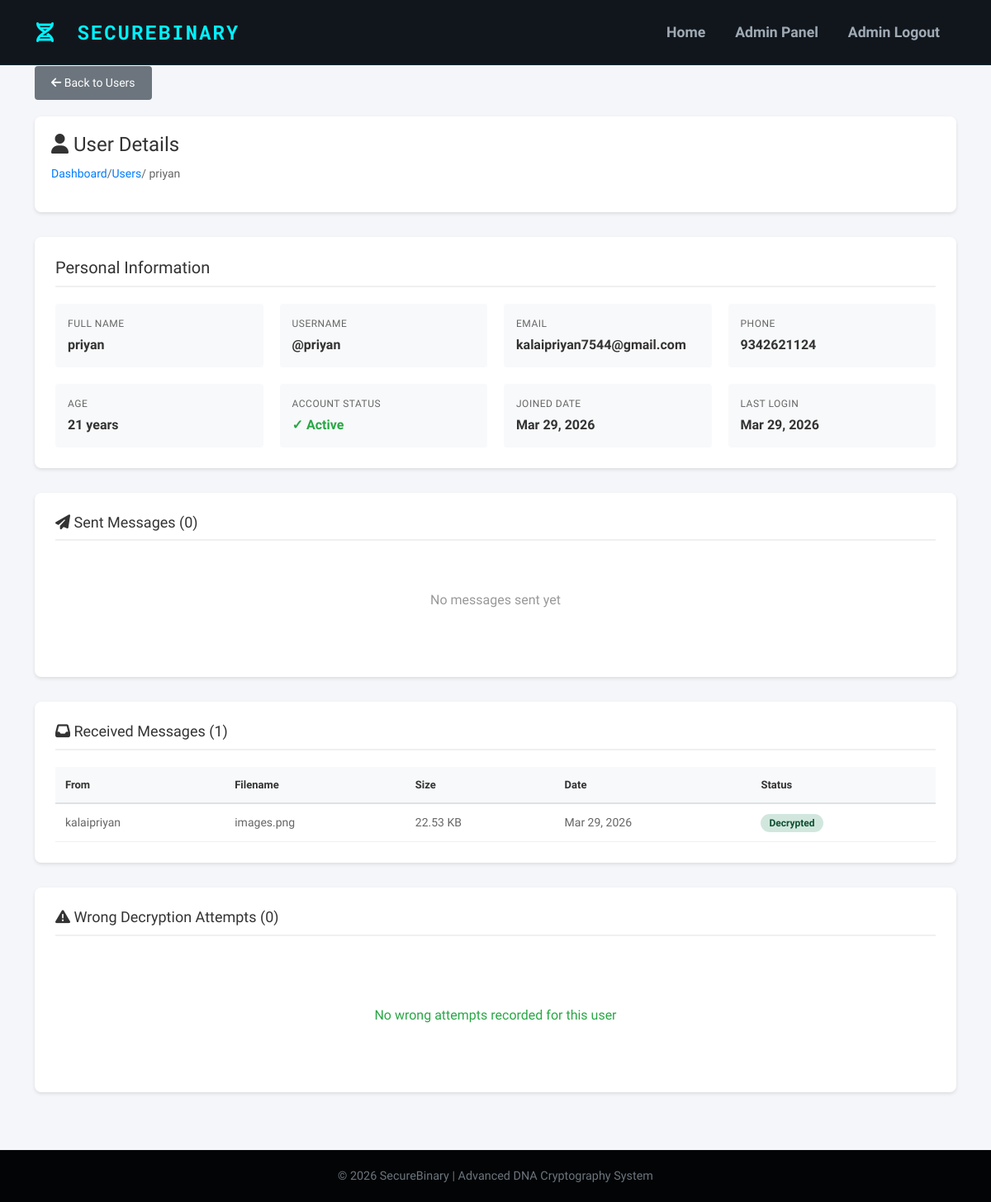
The app's page /admin/user/5 (signed in) with its own data.
### tables this page shows
CREATE TABLE users (
            id INTEGER PRIMARY KEY AUTOINCREMENT,
            full_name TEXT NOT NULL,
            age INTEGER NOT NULL,
            email TEXT UNIQUE NOT NULL,
            phone TEXT NOT NULL,
            username TEXT UNIQUE NOT NULL,
            password TEXT NOT NULL,
            is_active INTEGER DEFAULT 1,
            created_at TEXT NOT NULL,
            last_login TEXT NULL
        );

CREATE TABLE messages (
            id INTEGER PRIMARY KEY AUTOINCREMENT,
            sender_id INTEGER NOT NULL,
            receiver_id INTEGER NOT NULL,
            dna_sequence TEXT NOT NULL,
            original_filename TEXT NOT NULL,
            file_size INTEGER NOT NULL,
            timestamp TEXT NOT NULL,
            is_decrypted INTEGER DEFAULT 0,
            decrypted_at TEXT NULL,
            FOREIGN KEY (sender_id) REFERENCES users(id) ON DELETE CASCADE,
            FOREIGN KEY (receiver_id) REFERENCES users(id) ON DELETE CASCADE
        );

### app.py (the view)
@app.route('/admin/user/<int:user_id>')
def admin_user_detail(user_id):
    if 'admin_id' not in session:
        return redirect(url_for('admin_login'))
    user = get_user_by_id(user_id)
    if not user:
        flash('User not found!', 'error')
        return redirect(url_for('admin_users'))
    sent_messages = execute_query("""
        SELECT m.*, u.username as receiver_username, u.full_name as receiver_name
        FROM messages m
        JOIN users u ON m.receiver_id = u.id
        WHERE m.sender_id = ?
        ORDER BY m.timestamp DESC
    """, (user_id,), fetch=True) or []
    received_messages = execute_query("""
        SELECT m.*, u.username as sender_username, u.full_name as sender_name
        FROM messages m
        JOIN users u ON m.sender_id = u.id
        WHERE m.receiver_id = ?
        ORDER BY m.timestamp DESC
    """, (user_id,), fetch=True) or []
    wrong_attempts = execute_query("""
        SELECT wa.*, m.original_filename, s.username as sender_username
        FROM wrong_attempts wa
        JOIN messages m ON wa.message_id = m.id
        JOIN users s ON m.sender_id = s.id
        WHERE wa.user_id = ?
        ORDER BY wa.attempt_time DESC
    """, (user_id,), fetch=True) or []
    return render_template('admin_user_detail.html',
                           user=user,
                           sent_messages=sent_messages,
                           received_messages=received_messages,
                           wrong_attempts=wrong_attempts)

### app.py (called while the page is built)
@app.template_filter('strftime')
def _jinja2_filter_strftime(value, fmt='%b %d, %Y %I:%M %p'):
    if value is None:
        return ''
    if isinstance(value, str):
        value = value.replace('T', ' ')
        try:
            value = datetime.strptime(value, '%Y-%m-%d %H:%M:%S.%f')
        except ValueError:
            try:
                value = datetime.strptime(value, '%Y-%m-%d %H:%M:%S')
            except ValueError:
                return value  # Return as-is if unparseable
    return value.strftime(fmt)

def get_db_connection():
    try:
        conn = sqlite3.connect(app.config['DATABASE_PATH'])
        conn.row_factory = sqlite3.Row
        conn.execute("PRAGMA foreign_keys = ON")
        return conn
    except sqlite3.Error as e:
        print(f"Database error: {e}")
        return None

def execute_query(query, params=None, fetch=False, fetch_one=False):
    query = query.replace('%s', '?')
    conn = get_db_connection()
    if not conn:
        return None
    try:
        cursor = conn.cursor()
        cursor.execute(query, params or ())
        if fetch_one:
            row = cursor.fetchone()
            result = dict(row) if row else None
        elif fetch:
            rows = cursor.fetchall()
            result = [dict(r) for r in rows]
        else:
            conn.commit()
            result = cursor.lastrowid
        conn.close()
        return result
    except sqlite3.Error as e:
        print(f"Query error: {e}")
        if conn:
            conn.close()
        return None

def get_user_by_id(user_id):
    return execute_query("SELECT * FROM users WHERE id = ?", (user_id,), fetch_one=True)

### templates/admin_user_detail.html (shortened to what this page needs)
{% extends "base.html" %}
{% block content %}
<section class="user-detail-section">
    <div class="container">
        <a href="{{ url_for('admin_users') }}" class="btn-back">
            <i class="fa-solid fa-arrow-left"></i> Back to Users
        </a>
        <div class="page-header">
            <h1><i class="fa-solid fa-user"></i> User Details</h1>
            <div class="breadcrumb">
                <a href="{{ url_for('admin_dashboard') }}">Dashboard</a> /
                <a href="{{ url_for('admin_users') }}">Users</a> /
                {{ user.username }}
            </div>
        </div>
        <div class="user-info-card">
            <h2>Personal Information</h2>
            <div class="info-grid">
                <div class="info-item">
                    <div class="info-label">Full Name</div>
                    <div class="info-value">{{ user.full_name }}</div>
                </div>
                <div class="info-item">
                    <div class="info-label">Username</div>
                    <div class="info-value">@{{ user.username }}</div>
                </div>
                <div class="info-item">
                    <div class="info-label">Email</div>
                    <div class="info-value">{{ user.email }}</div>
                </div>
                <div class="info-item">
                    <div class="info-label">Phone</div>
                    <div class="info-value">{{ user.phone }}</div>
                </div>
                <div class="info-item">
                    <div class="info-label">Age</div>
                    <div class="info-value">{{ user.age }} years</div>
                </div>
                <div class="info-item">
                    <div class="info-label">Account Status</div>
                    <div class="info-value">
                        {% if user.is_active %}
                            <span style="color: #28a745;">✓ Active</span>
                        {% else %}
                            <span style="color: #dc3545;">✗ Inactive</span>
                        {% endif %}
                    </div>
                </div>
                <div class="info-item">
                    <div class="info-label">Joined Date</div>
                    <div class="info-value">{{ user.created_at | strftime('%b %d, %Y') }}</div>
                </div>
                <div class="info-item">
                    <div class="info-label">Last Login</div>
                    <div class="info-value">
                        {% if user.last_login %}
                            {{ user.last_login | strftime('%b %d, %Y') }}
                        {% else %}
                            Never
                        {% endif %}
                    </div>
                </div>
            </div>
        </div>
        <div class="section-card">
            <h3><i class="fa-solid fa-paper-plane"></i> Sent Messages ({{ sent_messages|length }})</h3>
            {% if sent_messages %}
            <table class="simple-table">
                <thead>
                    <tr>
                        <th>To</th>
                        <th>Filename</th>
                        <th>Size</th>
                        <th>Date</th>
                        <th>Status</th>
                    </tr>
                </thead>
                <tbody>
                    {% for msg in sent_messages %}
                    <tr>
                        <td>{{ msg.receiver_name }}</td>
                        <td>{{ msg.original_filename }}</td>
                        <td>{{ (msg.file_size / 1024)|round(2) }} KB</td>
                        <td>{{ msg.timestamp | strftime('%b %d, %Y') }}</td>
                        <td>
                            <span class="status-badge {% if msg.is_decrypted %}badge-decrypted{% else %}badge-encrypted{% endif %}">
                                {% if msg.is_decrypted %}Decrypted{% else %}Pending{% endif %}
                            </span>
                        </td>
                    </tr>
                    {% endfor %}
                </tbody>
            </table>
            {% else %}
            <div class="empty-state">
                <p>No messages sent yet</p>
            </div>
            {% endif %}
        </div>
        <div class="section-card">
            <h3><i class="fa-solid fa-inbox"></i> Received Messages ({{ received_messages|length }})</h3>
            {% if received_messages %}
            <table class="simple-table">
                <thead>
                    <tr>
                        <th>From</th>
                        <th>Filename</th>
                        <th>Size</th>
                        <th>Date</th>
                        <th>Status</th>
                    </tr>
                </thead>
                <tbody>
                    {% for msg in received_messages %}
                    <tr>
                        <td>{{ msg.sender_name }}</td>
                        <td>{{ msg.original_filename }}</td>
                        <td>{{ (msg.file_size / 1024)|round(2) }} KB</td>
                        <td>{{ msg.timestamp | strftime('%b %d, %Y') }}</td>
                        <td>
                            <span class="status-badge {% if msg.is_decrypted %}badge-decrypted{% else %}badge-encrypted{% endif %}">
                                {% if msg.is_decrypted %}Decrypted{% else %}Encrypted{% endif %}
                            </span>
                        </td>
                    </tr>
                    {% endfor %}
                </tbody>
            </table>
            {% else %}
            <div class="empty-state">
                <p>No messages received yet</p>
            </div>
            {% endif %}
        </div>
        <div class="section-card">
            <h3><i class="fa-solid fa-exclamation-triangle"></i> Wrong Decryption Attempts ({{ wrong_attempts|length if wrong_attempts else 0 }})</h3>
            {% if wrong_attempts %}
            <table class="simple-table">
                <thead>
                    <tr>
                        <th>Message From</th>
                        <th>Filename</th>
                        <th>Attempted Key</th>
                        <th>IP Address</th>
                        <th>Date</th>
                    </tr>
                </thead>
                <tbody>
                    {% for attempt in wrong_attempts %}
                    <tr>
                        <td>{{ attempt.sender_username }}</td>
                        <td>{{ attempt.original_filename }}</td>
                        <td><code>{{ attempt.attempted_key }}</code></td>
                        <td><code>{{ attempt.ip_address }}</code></td>
                        <td>{{ attempt.attempt_time | strftime('%b %d, %Y %I:%M %p') }}</td>
                    </tr>
                    {% endfor %}
                </tbody>
            </table>
            {% else %}
            <div class="empty-state" style="color: #28a745;">
                <p>No wrong attempts recorded for this user</p>
            </div>
            {% endif %}
        </div>
    </div>
</section>
{% endblock %}

### templates/base.html (style rules this page uses)
:root { --primary-color: #00f2ff; --secondary-color: #7000ff; --bg-dark: #050a10; --bg-panel: rgba(16, 26, 41, 0.8); --text-main: #e0e6ed; }
body { background-color: var(--bg-dark); color: var(--text-main); font-family: 'Rajdhani', sans-serif; overflow-x: hidden; display: flex; flex-direction: column; min-height: 100vh; }

### templates/admin_user_detail.html (style rules this page uses)
.user-detail-section { min-height: 100vh; background: #f5f6fa; padding: 80px 20px 40px; }
.page-header { background: white; padding: 20px; border-radius: 8px; margin-bottom: 30px; box-shadow: 0 2px 4px rgba(0,0,0,0.1); }
.page-header h1 { color: #333; font-size: 24px; margin-bottom: 10px; }
.breadcrumb { color: #666; font-size: 14px; }
.breadcrumb a { color: #007bff; text-decoration: none; }
.user-info-card { background: white; padding: 25px; border-radius: 8px; box-shadow: 0 2px 4px rgba(0,0,0,0.1); margin-bottom: 30px; }
.user-info-card h2 { color: #333; font-size: 20px; margin-bottom: 20px; padding-bottom: 10px; border-bottom: 2px solid #f0f0f0; }
.info-grid { display: grid; grid-template-columns: repeat(auto-fit, minmax(250px, 1fr)); gap: 20px; }
.info-item { padding: 15px; background: #f8f9fa; border-radius: 4px; }
.info-label { color: #666; font-size: 12px; text-transform: uppercase; letter-spacing: 0.5px; margin-bottom: 5px; }
.info-value { color: #333; font-size: 16px; font-weight: 600; }
.section-card { background: white; padding: 25px; border-radius: 8px; box-shadow: 0 2px 4px rgba(0,0,0,0.1); margin-bottom: 30px; }
.section-card h3 { color: #333; font-size: 18px; margin-bottom: 20px; padding-bottom: 10px; border-bottom: 2px solid #f0f0f0; }
.simple-table { width: 100%; border-collapse: collapse; }
.simple-table thead { background: #f8f9fa; }
.simple-table th { padding: 12px; text-align: left; color: #333; font-size: 13px; font-weight: 600; border-bottom: 2px solid #dee2e6; }
.simple-table td { padding: 12px; border-bottom: 1px solid #f0f0f0; color: #666; font-size: 14px; }
.status-badge { padding: 4px 10px; border-radius: 12px; font-size: 12px; font-weight: 600; }
.badge-decrypted { background: #d1e7dd; color: #0f5132; }
.empty-state { text-align: center; padding: 40px; color: #999; }
.btn-back { padding: 10px 20px; background: #6c757d; color: white; text-decoration: none; border-radius: 4px; font-size: 14px; display: inline-block; margin-bottom: 20px; }

### records on screen
users: username "priyan", full_name "priyan", email "kalaipriyan7544@gmail.com", phone "9342621124", age "21", created_at|strftime "Mar 29, 2026", last_login|strftime "Mar 29, 2026"
messages: sender_name "kalaipriyan", original_filename "images.png", (msg.file_size/1024)|round(2) "22.53", timestamp|strftime "Mar 29, 2026", is_decrypted "Decrypted"

### other values on screen
{{ sent_messages|length }} "0"
{{ received_messages|length }} "1"
{{ wrong_attempts|length if wrong_attempts else 0 }} "0"
